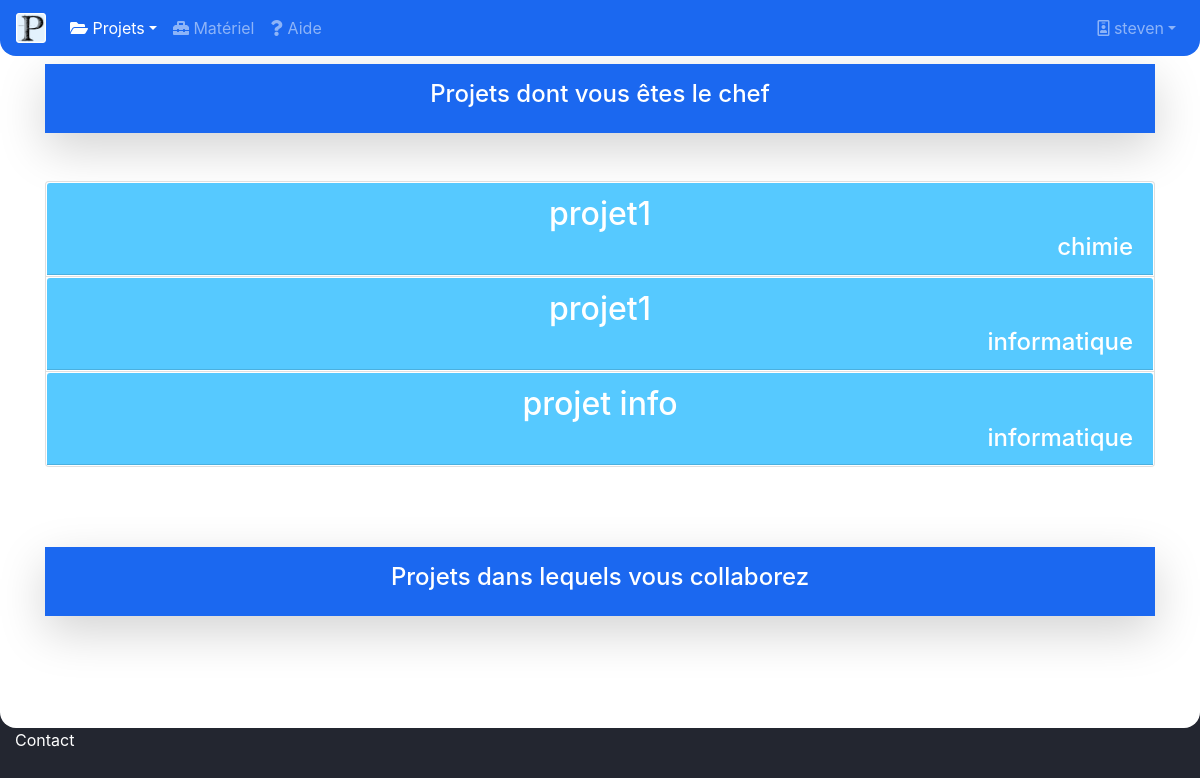
The page /projets/ (signed in) on the database as committed earlier.
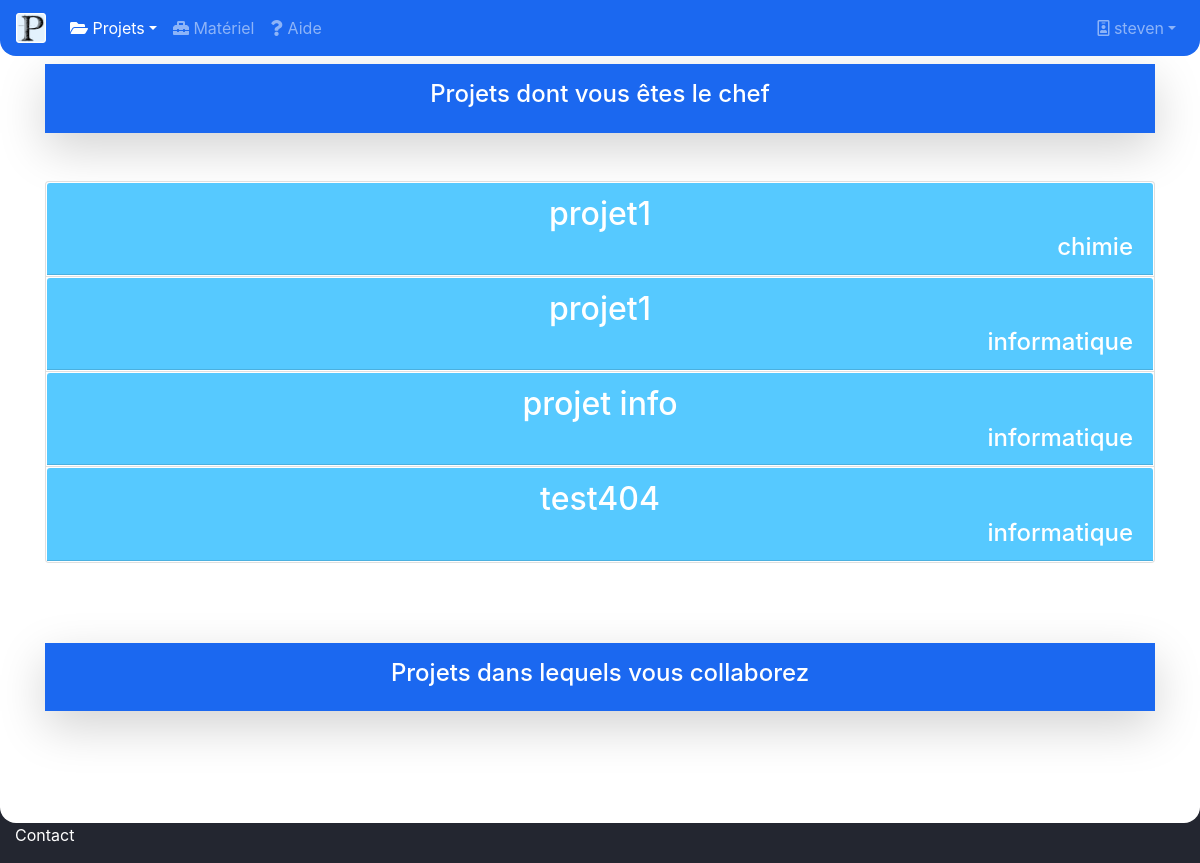
The same page on the database as committed later.
### comptes/models.py (models this page shows, shortened)
class Projet(models.Model):
    nom = models.CharField(max_length=100)
    type = models.CharField(max_length=100)
    description = TextField()
    chefProjet = models.ForeignKey(User, on_delete=models.CASCADE)

### Prepascience/views.py (the view, shortened to what this page needs)
# urls.py: path('projets/',views.projets.as_view()),
class projets(TemplateView):
    def get(self, request):
        form = AjoutCollab()
        if request.user.is_authenticated:
            pchef = Projet.objects.filter(chefProjet__exact=request.user)
            pcollab = PersonneProjet.objects.filter(personne__exact=request.user)
            nomcollab = PersonneProjet.objects.all()
            listeMat = ProjetMateriel.objects.all()
            return render(request, "projet.html", {'pchef': pchef, 'pcollab': pcollab, 'form': form, 'nomcollab': nomcollab, 'listeMat': listeMat})
        else:
            return render(request, "projet.html")

### Prepascience/session.py (called while the page is built)
    def __call__(self, request):
        response = self.get_response(request)
        return response

    def process_view(self, request, view_func, view_args, view_kwargs):
        assert hasattr(request, 'user')
        path = request.path_info.lstrip('/')
        if not request.user.is_authenticated:
            if any(url.match(path) for url in EXEMPT_URLS):
                return redirect(settings.LOGIN_URL)

### templates/projet.html (shortened to what this page needs)
{% load static %}
{% if user.is_authenticated %}
<!doctype html>
<html lang="en">
<head>
    <link rel="stylesheet" href="https://stackpath.bootstrapcdn.com/bootstrap/4.4.1/css/bootstrap.min.css">
    <link rel="stylesheet" href="https://use.fontawesome.com/releases/v5.7.0/css/all.css">
</head>
<body style=" background-color: #232630;" >
<nav class="navbar navbar-expand-md navbar-dark fixed-top" style="background-color: #1B68F0;border-bottom-left-radius: 1rem; border-bottom-right-radius: 1rem ">
    <a class="navbar-brand" href="/">
        <img src="{% static 'images/logo.png' %}" width="30" height="30" class="d-inline-block align-top" alt="">
    </a>
    <div class="collapse navbar-collapse" id="navbarsExampleDefault">
        <ul class="navbar-nav mr-auto">
            <li class="nav-item dropdown active">
                <a class="nav-link dropdown-toggle" href="#" id="dropdown01" data-toggle="dropdown" aria-haspopup="true" aria-expanded="false"> <i class="fas fa-folder-open"> </i> Projets</a>
            </li>
            <li class="nav-item">
                <a class="nav-link" href="/materiel/?form="> <i class="fas fa-toolbox"></i> Matériel </a>
            </li>
            <li class="nav-item">
                <a class="nav-link" href="#"> <i class="fas fa-question"></i> Aide </a>
            </li>
            </ul>
            {% if user.is_authenticated %}
            <div align="right" class="navbar-nav">
                <a class="nav-link dropdown-toggle" href="#" id="dropdown01" data-toggle="dropdown" aria-haspopup="true" aria-expanded="false"> <i class="far fa-id-badge"></i> {{ request.user.username }}</a>
            </div>
            {% endif %}
    </div>
</nav>
<main role="main"  style="padding-left: 0px;padding-right: 0px;padding-top: 4rem;padding-bottom: 4rem; background-color: #FFFFFF;border-bottom-left-radius: 1rem;border-bottom-right-radius: 1rem">
    <div class="container" align="right">
    <div style="background-color: #1B68F0;margin-bottom: 2rem" align="center" class="shadow-lg p-3 mb-5 text-white"><h4>Projets dont vous êtes le chef</h4></div>
    <div class="accordion" id="projetsChef">
    {% for i in pchef %}
  <div class="card">
  <button class="btn btn-link" type="button" data-toggle="collapse" data-target="#collapse{{i.id}}" aria-expanded="true" aria-controls="collapse{{i.id}}" style="padding: 0px">
    <div class="card-header" id="heading{{i.id}}" style="background-color: #56C9FF;color:#FFFFFF;transition-duration: 0.5s;text-decoration: none;" onmouseover="this.style.background='#1B68F0'" onmouseout="this.style.background='#56C9FF'">
        <h2 class="mb-0" style="color:#FFFFFF">
          {{ i.nom }}
      </h2>
        <h4 class="mb-0" style="color:#FFFFFF; position:relative" align="right">
          {{ i.type }}
      </h4>
    </div>
  </button>
  </div>
    {% endfor %}
</div>
    <div style="background-color: #1B68F0;margin-bottom: 2rem;margin-top: 5rem" align="center" class="shadow-lg p-3 mb-5 text-white"><h4>Projets dans lequels vous collaborez</h4></div>
    </div>
</main>
<div class="container-fluid">
    <p style="color: white">Contact</p>
</div>
</body>
</html>
{% endif %}

Rows that differ between the two databases and show on the page:
added Projet: nom "test404", type "informatique"
